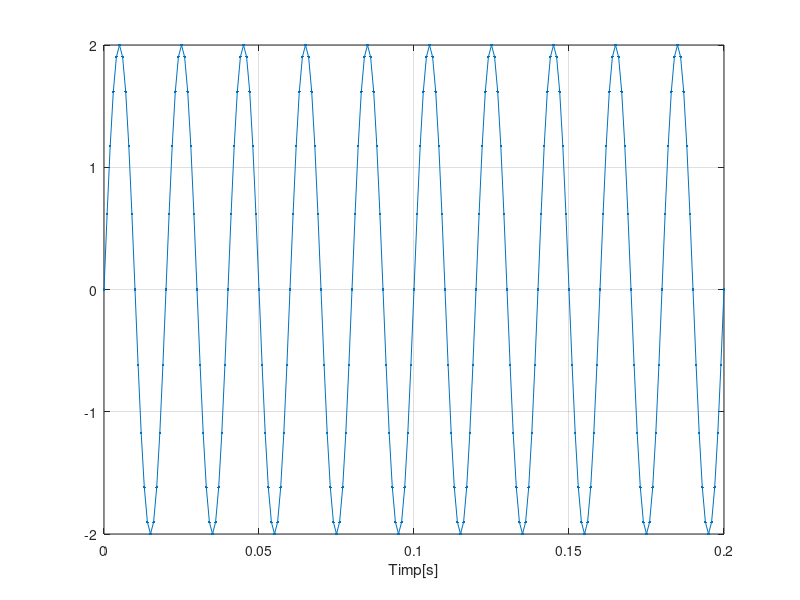
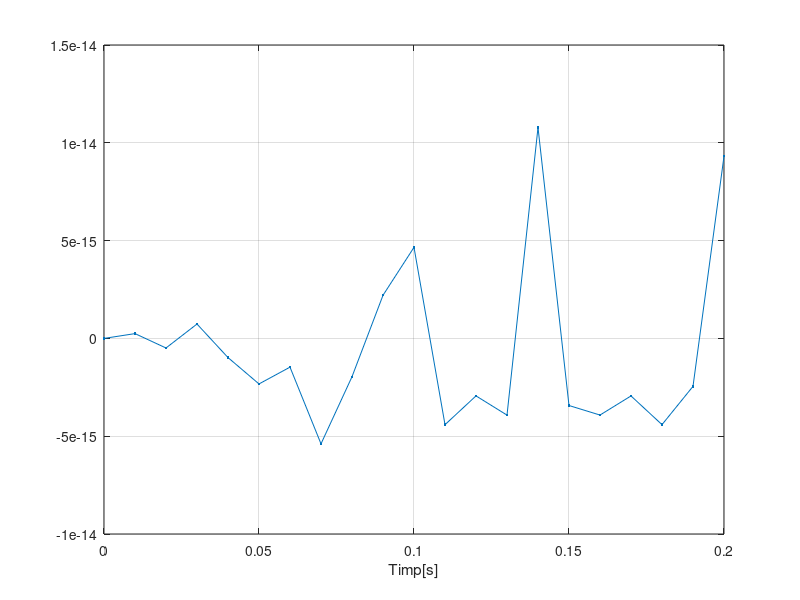
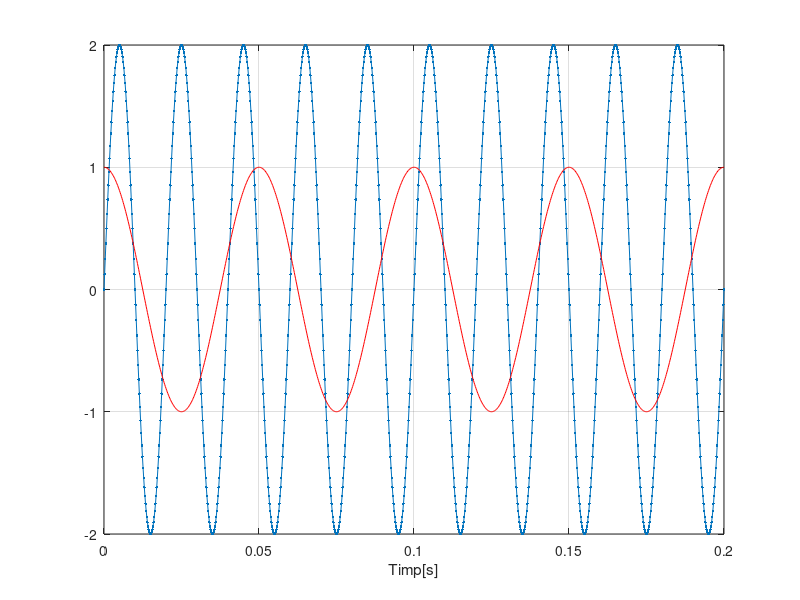

MATLAB code for these plots, in order:
F=50;%frecvnta 1
t=0:0.001:0.2; %baza dee timp de la 0 la 2 cu pas 0.001
s=2*sin(2*pi*F*t); %semnal sinusoidal
plot(t,s,'.-'),xlabel('Timp[s]'),grid %afisare semnal creat
%subpunctul a)
figure %o noua figura
t=0:0.01:0.2; %pas de 0.01
s=2*sin(2*pi*F*t); %cream semnalul
plot(t,s,'.-'),xlabel('Timp[s]'),grid %afisare
%subpunctul c)
figure
t=0:0.0002:0.2; %pas de 0.0002
s=2*sin(2*pi*F*t);
plot(t,s,'.-'),xlabel('Timp[s]'),grid
hold on %ne ajuta sa suprapunem cele 2 grafice pentru a observa diferente intre ele
f=20; %frecventa 2
semnal=cos(2*pi*f*t); %cream un semnal cosinusoidal
plot(t,semnal,'-red') %afisare semnal de culoare rosie
